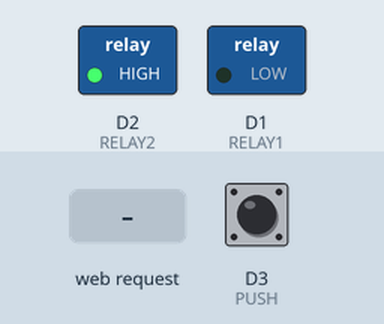
Recording of a sketch running on a simulated ESP8266 (NodeMCU). Shown: switched loads named in the sketch (green lamp = pin HIGH). The test bench sets the inputs (shaded band); at power-on: D3 (PUSH) HIGH. WiFi joins after 1.5 s; servers stay silent unless stated; what the sketch prints to the serial monitor is not drawn.

Above: at 2.7 s.
2.8 s: HTTP request GET /s1off received
At 3.5 s:
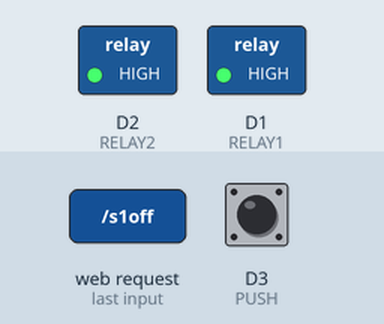
4.3 s: HTTP request GET /s2on received
At 4.7 s:
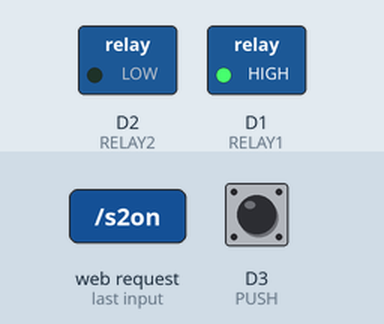
5.8 s: HTTP request GET /s1on received
At 7.0 s:
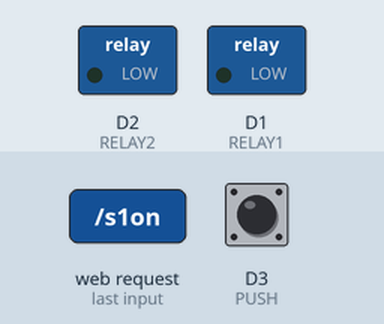
7.3 s: HTTP request GET /s2off received
At 8.1 s:
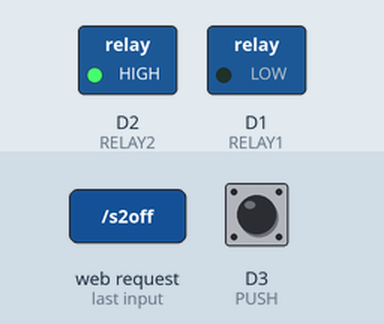
Timing chart, 0 to 9.8 s (numbered marks = the images above; inputs shaded):
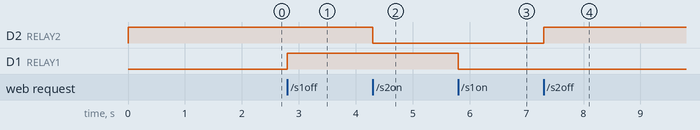

Measured:
- after the input at 2.8 s, D1 (RELAY1): LOW → HIGH at once
- after the input at 4.3 s, D2 (RELAY2): HIGH → LOW at once
- after the input at 5.8 s, D1 (RELAY1): HIGH → LOW at once
- after the input at 7.3 s, D2 (RELAY2): LOW → HIGH at once

The sketch:

smartSock.ino
```cpp
#include <WiFiManager.h>
#include <ESP8266WebServer.h>
#include <ESP8266mDNS.h>

#define RELAY1 D1
#define RELAY2 D2
#define PUSH D3
bool r1state=LOW;
bool r2state=HIGH;

ESP8266WebServer server(80);
const char* authUser="s1pro";
const char* authPass="99@#699gr";

bool isAuthenticated(){
  if(!server.authenticate(authUser, authPass)){
    server.requestAuthentication();
    return false;
  }
  return true;
}
void handleRoot(){
  if(!isAuthenticated()) return;
  String html = "<!DOCTYPE html><html lang='en'><head><meta charset='UTF-8'><meta name='viewport' content='width=device-width, initial-scale=1.0'><title>My Socket Controls</title><style>";
  html += "body{display:flex;justify-content:center;align-items:center;height:100vh;background:linear-gradient(to right,#e4a5f4,#691069);} .cont1{justify-content:center;align-items:center;border:solid black 1px;padding:20px;background:linear-gradient(to left,#f8f9f6c3,#5c5d57);border-radius:7px;box-shadow:7px 5px 15px #bb6363;margin:20px;} .d1{display:flex;} button{text-align:center;font-size:20px;border-radius:7px;padding:8px;background-color:aqua;} button:hover{background-color:rgb(217,217,240);color:rgb(22,19,19);border-radius:10px;} button:active{transform:scale(1.1);background:linear-gradient(to right,#a992f3,#b3b0be);} </style></head><body>";

  html += "<div class='cont1'><div class='cont1 d1'>";

  // Relay 1 button
  html += "<h2>S1 :</h2>";
  if(r1state == LOW) {
    html += "<button id='btnS1' onclick=\"toggleSocket('s1')\">Turn Off</button>";
  } else {
    html += "<button id='btnS1' onclick=\"toggleSocket('s1')\">Turn On</button>";
  }

  // Relay 2 button
  html += "<h2>S2 :</h2>";
  if(r2state == LOW) {
    html += "<button id='btnS2' onclick=\"toggleSocket('s2')\">Turn Off</button>";
  } else {
    html += "<button id='btnS2' onclick=\"toggleSocket('s2')\">Turn On</button>";
  }

  html += "</div><div class='cont1'><p id='msg'></p></div></div>";


  html += "<script>function toggleSocket(socket){const btn=document.getElementById(`btn${socket.toUpperCase()}`);const isOn=btn.textContent.includes('On');const endpoint=isOn?`${socket}on`:`${socket}off`;fetch(`/${endpoint}`).then(r=>r.text()).then(data=>{document.getElementById('msg').textContent=data;btn.textContent=isOn?'Turn Off':'Turn On';}).catch(err=>{document.getElementById('msg').textContent='Error: '+err;});}</script>";

  html += "</body></html>";

  server.send(200,"text/html",html);
}

// void handleRoot(){
//   String html=R"rawliteral(
//     <!DOCTYPE html>
// <html lang="en">
// <head>
//     <meta charset="UTF-8">
//     <meta name="viewport" content="width=device-width, initial-scale=1.0">
//     <title>My Socket Controls</title>
//     <style>
//       * {
//   margin: 0;
//   padding: 0;
//   box-sizing: border-box;
// }
//       body{
//           display: flex;
//           justify-content: center;
//           align-items: center;
//           height: 100vh;
//           background: linear-gradient(to right, #e4a5f4, #691069);
//       }
//         .cont1{
//           justify-content: center;
//           align-items: center;
//           border:solid black 1px;
//           padding: 20px;
//           background:linear-gradient(to left, #f8f9f6c3,#5c5d57);
//           border-radius: 7px;
//           box-shadow: 7px 5px 15px #bb6363;
//           margin: 20px;
//           }
//           .d1{
//             display: flex;
//           }
//         div:hover{
//           transform: scale(1.01);
//         }
//         button {
//             text-align: center;
//             font-size: 20px;
//             border-radius: 7px;
//             padding: 8px;
//             background-color: aqua;
//             }
//         button:hover{
//           background-color: rgb(217, 217, 240);
//           color:rgb(22, 19, 19);
//           border-radius: 10px;
//         }
//         button:active{
//           transform: scale(1.1);
//           background: linear-gradient(to right, #a992f3,#b3b0be);
//         }
//     </style>
// </head>
// <body>
//  <div class="cont1">
//       <div class="cont1 d1">
//         <h2><pre> S1 : </pre></h2>
//         <button id="btnS1" onclick="toggleSocket('s1')"><pre>Turn On</pre></button>
//         <h2><pre> S2 : </pre></h2>
//         <button id="btnS2" onclick="toggleSocket('s2')"><pre>Turn On</pre></button>
//       </div>
//       <div class="cont1">
//           <p id="msg"></p>
//       </div>
//   </div>
// </body>
//  <script>
  //   function toggleSocket(socket) {
  //     const btn = document.getElementById(`btn${socket.toUpperCase()}`);
  //     const isOn = btn.textContent.includes("On"); // check current state

  //     // Decide endpoint based on current state
  //     const endpoint = isOn ? `${socket}on` : `${socket}off`;

  //     fetch(`/${endpoint}`)
  //       .then(response => response.text())
  //       .then(data => {
  //         document.getElementById('msg').textContent = data;
  //         // Toggle button text
  //         btn.textContent = isOn ? "Turn Off" : "Turn On";
  //       })
  //       .catch(error => {
  //         document.getElementById('msg').textContent = "Error: " + error;
  //       });
  //   }
  // </script>

// </html>
//   )rawliteral";
//   server.send(200,"text/html",html);
// }

void R1_On(){
  if(!isAuthenticated()) return;
  if(r1state==LOW){
    server.send(200,"text/plain","Relay 1 is already ON");
    return;
  }else{
    digitalWrite(RELAY1,LOW);
  // rELAY1 = true;
    server.send(200,"text/plain","RELAY 1 Turned ON");
    r1state=LOW;
  }
}
void R1_Off(){
  if(!isAuthenticated()) return;
  if(r1state==HIGH){
    server.send(200,"text/plain","Relay 1 is already OFF");
    return;
  }else{
    digitalWrite(RELAY1,HIGH);
  // rELAY1 = false;
     server.send(200,"text/plain","RELAY 1 Turned OFF");
     r1state=HIGH;
  }
}
void R2_On(){
  if(!isAuthenticated()) return;
  if(r2state==LOW){
    server.send(200,"text/plain","Relay 2 is already ON");
    return;
  }else{
    digitalWrite(RELAY2,LOW);
  // rELAY2 = true;
  server.send(200,"text/plain","RELAY 2 Turned ON");
    r2state=LOW;
  }
}
void R2_Off(){
  if(!isAuthenticated()) return;
   if(r2state==HIGH){
    server.send(200,"text/plain","Relay 2 is already OFF");
    return;
  }else{
    digitalWrite(RELAY2,HIGH);
  // rELAY2 = true;
    server.send(200,"text/plain","RELAY 2 is Turned OFF");
    r2state=HIGH;
  }
}
void notFound(){
  if(!isAuthenticated()) return;
  server.send(404,"text/plain","Handle Not Found/Invalid Url");
}
WiFiManager wm;
void setup(){

  pinMode(PUSH,INPUT_PULLUP);
  pinMode(RELAY1,OUTPUT);
  pinMode(RELAY2,OUTPUT);
  digitalWrite(RELAY1,LOW);
  digitalWrite(RELAY2,HIGH);
  Serial.begin(9600);
  bool status=wm.autoConnect("MyAP");
  if(status==HIGH){
    Serial.print("Connected to ");
    Serial.println(wm.getWiFiSSID());

  }else{
    Serial.println("Connect to WiFi using the MyAP showing on your WiFi");
  }

  if(WiFi.status()==WL_CONNECTED){
    if(MDNS.begin("smartSocket")){
      Serial.print("mDNS responder started: http://");
      Serial.print("smartSocket");
      Serial.println(".local");
    }else{
      Serial.println("Error in starting MDNS");
    }
  }


  server.on("/s1on",HTTP_GET,R1_On);
  server.on("/s1off",HTTP_GET,R1_Off);
  server.on("/s2on",HTTP_GET,R2_On);
  server.on("/s2off",HTTP_GET,R2_Off);
  server.on("/",HTTP_GET,handleRoot);
  server.onNotFound(notFound);

  server.begin();
}
void loop(){
  MDNS.update();
  server.handleClient();
  bool push = digitalRead(PUSH);
  if(push==LOW){
    wm.resetSettings();
    ESP.restart();
  }
}
```
